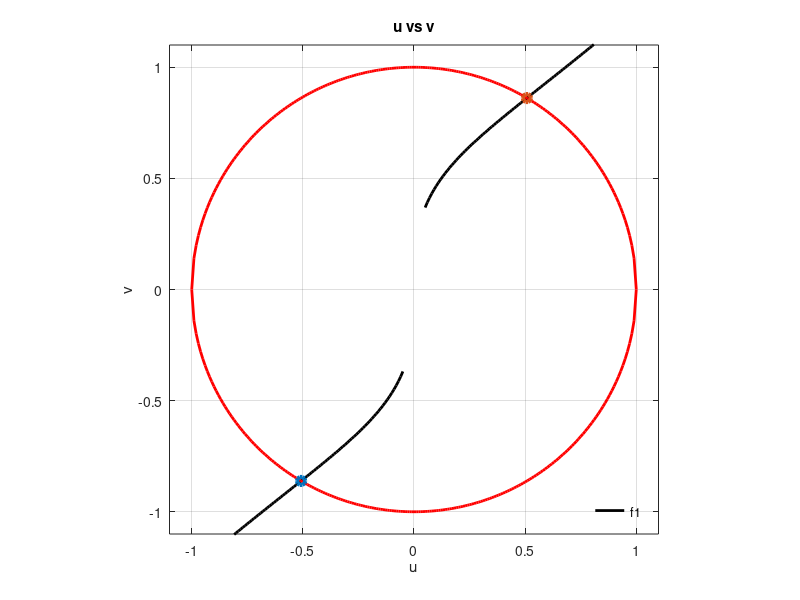

The MATLAB script that drew this image: (Note: this script raises an error after producing the figure.)
%%
% Daniel Torres
% Homework 3 Problem 3
% CSCI 3656 
% Fall 2019

close all; clear all; clc;

%%
% define functions with two inputs
f = @(u,v) [u^2+v^2-1; u^3-v^3+u];
df = @(u,v) [2*u, 2*v; 3*u^2+1, -3*v^2]; % Jacobian

% define functions with one vector input
f_vec = @(x) [x(1)^2+x(2)^2-1; x(1)^3-x(2)^3+x(1)];
df_vec = @(x) [2*x(1), 2*x(2); 3*x(1)^2+1, -3*x(2)^2]; % Jacobian

%% 
% Part 1: Plot for f1 = 0 and f2 = 0

% Used this to implement fsolve: https://www.mathworks.com/help/optim/ug/fsolve.html
x1 = [-1;-1];
rts1 = fsolve(f_vec,x1); % check f1 and f2 intersection
x2 = [1;1];
rts2 = fsolve(f_vec,x2); % check f1 and f2 intersection

u1 = -1:0.01:-.05; % first interval to evaluate f1 over
u2 = 0.05:0.01:1; % second interval to evaluate f1 over
v1 = -1:0.01:1; % interval to evaluate f2 over

f1 = @(x) abs((x.^3+x).^(1/3)); % f1 function
f2 = @(x) sqrt((1-x.^2)); % f2 function 

a1 = f1(u1); % evaluate f1 in first interval 
a2 = f1(u2); % evaluate f1 in second interval
b = f2(v1); % evaluate f2

plot(u1,-a1,'k','LineWidth',2); % plot f1
hold on
plot(u2,a2,'k','LineWidth',2); % plot f1
hold on
plot(v1,b,'r','LineWidth',2); % plot f2 (top half)
hold on
plot(v1,-b,'r','LineWidth',2); % plot f2 (bottom half)
hold on
plot(rts1(1),rts1(2),'o','LineWidth',3); % plot roots estimated with fzero
hold on
plot(rts2(1),rts2(2),'o','LineWidth',3); % plot roots estimated with fzero
axis square
grid on
xlim([-1.1 1.1]); % set x axis limits
ylim([-1.1 1.1]); % set y axis limits
title('u vs v');
xlabel('u');
ylabel('v');
legend('f1','Location','SouthEast');
legend boxoff

%% 
% Part 3: run Newton with several initial guesses and make table

x0 = [1;2]; % initial guesses for Newton's method
r = my_2d_newton(x0,f_vec,df_vec); % call Newton's method function

% try several starting points
n = 15; % number of random points to evaluate
init = zeros(n,2); % preallocate space for initial guess vector
roots = zeros(n,2); % preallocate space for estimated root vector
for i=1:n
   % create random starting point
   x0 = randn(1,2); % get two random normalized guesses
   r2 = my_2d_newton(x0',f_vec,df_vec); % call Newton method function
   init(i,:) = x0'; % put initial guesses into a vector
   roots(i,:) = r2; % put estimated roots into a vector
end

% All the estimated root pairs that were calculated with Newton's method are
% exactly what I calculated with fsolve and both roots are either positive or
% negative which makes sense since this system has two solutions.

% create table with four individual columns
T = table(init(:,1),init(:,2),roots(:,1),roots(:,2));
T.Properties.VariableNames = {'Init_1', 'Init_2', 'Newton_1' 'Newton_2'};
disp(T);

%%
% Part 4: Finding a point where Newton's method fails

x1 = [0;0];
r1 = my_2d_newton(x1,f_vec,df_vec);

% I chose to use [0;0] as the initial guesses because this is the only
% place that I found that Newton's method didn't work. I tried using other
% starting points very far out like [100;100] but that also converged. 
%The reason it doesn't converge at [0;0] is because the derivative of f2 = 0; 

%%
% This function was implemented with the help of Dr. Constantine in the
% Matlab review session he held on Thursday September 26th
function [r] = my_2d_newton(x0,f,df)
% INPUTS
% x0: initial guess, column vector
% f: system of functions
% df: Jacobian

% OUTPUTS
% r = estimated roots

    TOL = 1e-9; % error tolerance
    err = 1e9;
    iter_count = 0; % iteration counter initialization
    
    while err > TOL 
        % evaluate Jacobian and right hand side
        J = df(x0);
        R = -f(x0); 

        % solve linear system for Newton step
        p = J \ R; % DONT DO THIS -> p = inv(J)*R;

        % Newton step
        x1 = x0+p;
        
        % calc error
        err = norm(x0-x1)/norm(x0);

        % reset variables
        x0 = x1;
        iter_count = iter_count+1;
        
        % max iterations is 100
        if iter_count > 100 
            break;
        end
    end
    
    r = x0;
end